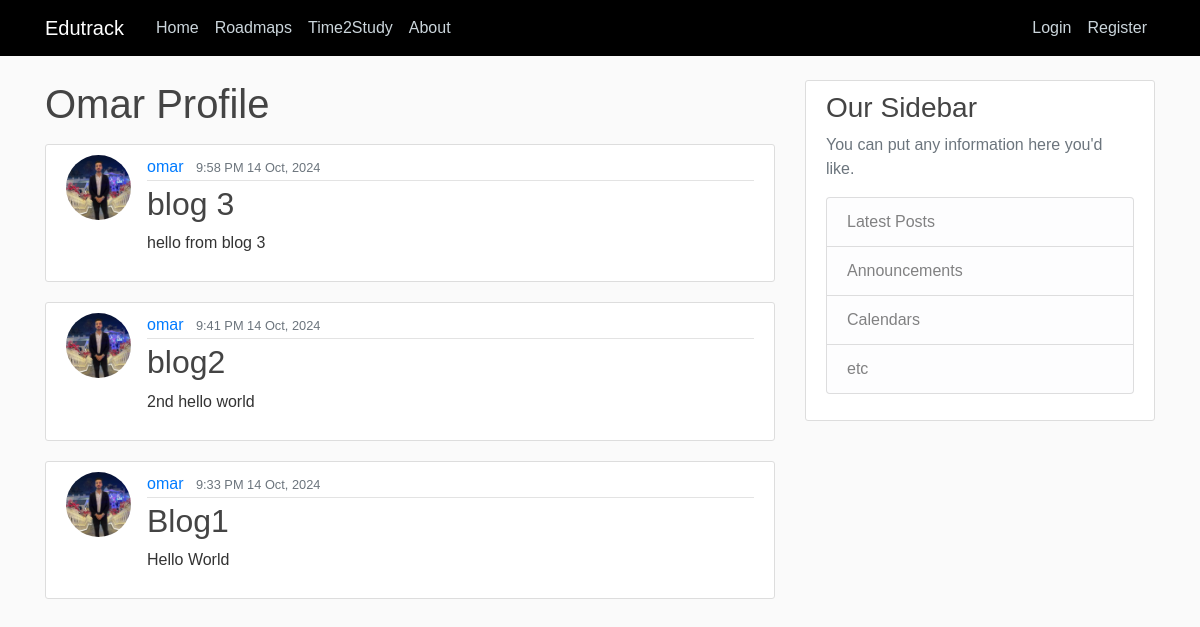
Before: /user/omar/ with the older database file.
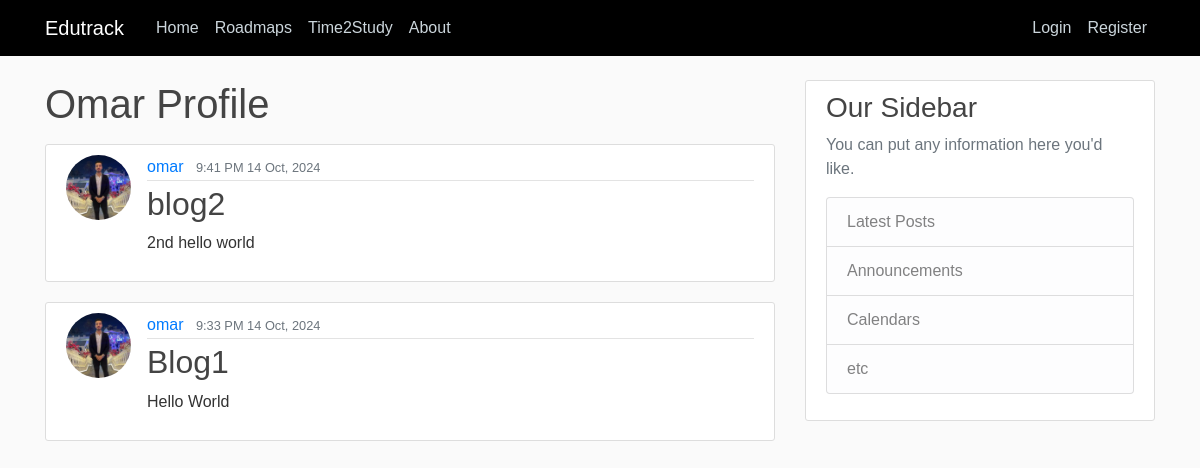
After: the same page with the newer database file.
### main/models.py (models this page shows, shortened)
class Post(models.Model):
    title = models.CharField(max_length=100)
    content = models.TextField()
    date_posted = models.DateTimeField(default=timezone.now)
    author = models.ForeignKey(User, on_delete=models.CASCADE)

### users/models.py (models this page shows, shortened)
class Profile(models.Model):
    user = models.OneToOneField(User, on_delete=models.CASCADE)
    image = models.ImageField(default= 'default.jpg', upload_to='profile_pics')

### main/views.py (the view)
# urls.py: path('user/<str:username>/', UserPostListView.as_view(), name='user-posts'),
class UserPostListView(ListView):
    model = Post
    template_name = 'main/user_posts.html'
    context_object_name = 'posts'
    ordering = ['-date_posted']
    paginate_by = 5
    def get_queryset(self) -> QuerySet[Any]:
        user = get_object_or_404(User, username=self.kwargs.get('username'))
        return Post.objects.filter(author=user).order_by('-date_posted')

### main/templates/main/user_posts.html (shortened to what this page needs)
{% extends "main/base.html" %} {% block content %}
<h1 class="mb-3">{{ view.kwargs.username|capfirst }} Profile</h1>
{% for post in posts%}
<article class="media content-section">
    <img class="rounded-circle article-img" src="{{ post.author.profile.image.url }}">
  <div class="media-body">
    <div class="article-metadata">
        <a class="mr-2" href="{% url "user-posts" post.author.username %}">{{ post.author }}</a>
      <small class="text-muted">{{ post.date_posted|date:"f A d M, Y" }}</small>
    </div>
    <h2><a class="article-title" href="{% url 'post-detail' post.id %}">{{ post.title }}</a></h2>
    <p class="article-content">{{ post.content }}</p>
  </div>
</article>
{% endfor %}
{% endblock content %}

Changed rows visible on the page:
removed Post: author.profile.image (picture), author "omar", date_posted "9:58 PM 14 Oct, 2024", title "blog 3", content "hello from blog 3"
